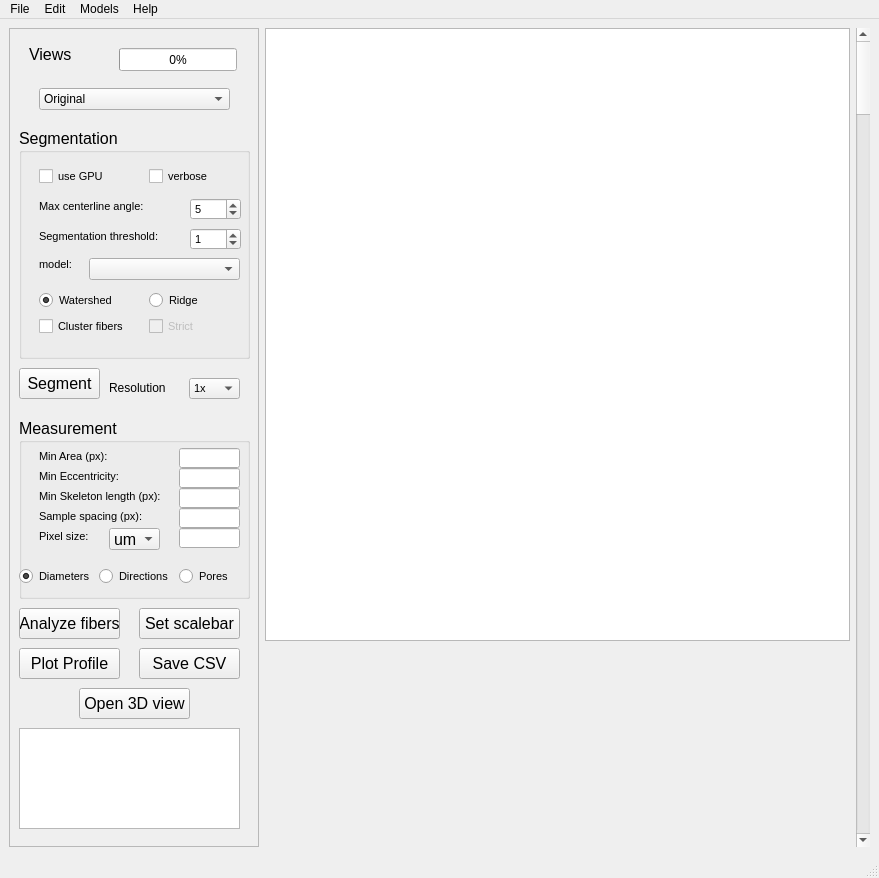
<?xml version="1.0" encoding="UTF-8"?>
<ui version="4.0">
 <class>MainWindow</class>
 <widget class="QMainWindow" name="MainWindow">
  <property name="geometry">
   <rect>
    <x>0</x>
    <y>0</y>
    <width>879</width>
    <height>878</height>
   </rect>
  </property>
  <property name="windowTitle">
   <string/>
  </property>
  <widget class="QWidget" name="centralwidget">
   <layout class="QHBoxLayout" name="horizontalLayout">
    <item>
     <widget class="QFrame" name="frame">
      <property name="minimumSize">
       <size>
        <width>250</width>
        <height>0</height>
       </size>
      </property>
      <property name="frameShape">
       <enum>QFrame::Shape::StyledPanel</enum>
      </property>
      <property name="frameShadow">
       <enum>QFrame::Shadow::Raised</enum>
      </property>
      <widget class="QPushButton" name="btn_segment">
       <property name="geometry">
        <rect>
         <x>10</x>
         <y>340</y>
         <width>81</width>
         <height>31</height>
        </rect>
       </property>
       <property name="font">
        <font>
         <pointsize>12</pointsize>
        </font>
       </property>
       <property name="text">
        <string>Segment</string>
       </property>
      </widget>
      <widget class="QPushButton" name="btn_analyze_fibers">
       <property name="geometry">
        <rect>
         <x>10</x>
         <y>580</y>
         <width>101</width>
         <height>31</height>
        </rect>
       </property>
       <property name="font">
        <font>
         <pointsize>12</pointsize>
        </font>
       </property>
       <property name="text">
        <string>Analyze fibers</string>
       </property>
      </widget>
      <widget class="QPushButton" name="btn_open_3d">
       <property name="geometry">
        <rect>
         <x>70</x>
         <y>660</y>
         <width>111</width>
         <height>31</height>
        </rect>
       </property>
       <property name="font">
        <font>
         <pointsize>12</pointsize>
        </font>
       </property>
       <property name="text">
        <string>Open 3D view</string>
       </property>
      </widget>
      <widget class="QGroupBox" name="groupBox_measurement">
       <property name="geometry">
        <rect>
         <x>10</x>
         <y>390</y>
         <width>231</width>
         <height>181</height>
        </rect>
       </property>
       <property name="font">
        <font>
         <pointsize>12</pointsize>
        </font>
       </property>
       <property name="title">
        <string>Measurement</string>
       </property>
       <widget class="QLabel" name="label_7">
        <property name="geometry">
         <rect>
          <x>20</x>
          <y>30</y>
          <width>121</width>
          <height>16</height>
         </rect>
        </property>
        <property name="font">
         <font>
          <pointsize>8</pointsize>
         </font>
        </property>
        <property name="text">
         <string>Min Area (px):</string>
        </property>
       </widget>
       <widget class="QLabel" name="label_15">
        <property name="geometry">
         <rect>
          <x>20</x>
          <y>50</y>
          <width>131</width>
          <height>16</height>
         </rect>
        </property>
        <property name="font">
         <font>
          <pointsize>8</pointsize>
         </font>
        </property>
        <property name="text">
         <string>Min Eccentricity:</string>
        </property>
       </widget>
       <widget class="QLabel" name="label_16">
        <property name="geometry">
         <rect>
          <x>20</x>
          <y>70</y>
          <width>121</width>
          <height>16</height>
         </rect>
        </property>
        <property name="font">
         <font>
          <pointsize>8</pointsize>
         </font>
        </property>
        <property name="text">
         <string>Min Skeleton length (px):</string>
        </property>
       </widget>
       <widget class="QLabel" name="label_17">
        <property name="geometry">
         <rect>
          <x>20</x>
          <y>90</y>
          <width>121</width>
          <height>16</height>
         </rect>
        </property>
        <property name="font">
         <font>
          <pointsize>8</pointsize>
         </font>
        </property>
        <property name="text">
         <string>Sample spacing (px):</string>
        </property>
       </widget>
       <widget class="QLabel" name="label_18">
        <property name="geometry">
         <rect>
          <x>20</x>
          <y>110</y>
          <width>101</width>
          <height>16</height>
         </rect>
        </property>
        <property name="font">
         <font>
          <pointsize>8</pointsize>
         </font>
        </property>
        <property name="text">
         <string>Pixel size:</string>
        </property>
       </widget>
       <widget class="QLineEdit" name="le_minarea">
        <property name="geometry">
         <rect>
          <x>160</x>
          <y>30</y>
          <width>61</width>
          <height>20</height>
         </rect>
        </property>
        <property name="font">
         <font>
          <pointsize>8</pointsize>
         </font>
        </property>
       </widget>
       <widget class="QLineEdit" name="le_mineccentricity">
        <property name="geometry">
         <rect>
          <x>160</x>
          <y>50</y>
          <width>61</width>
          <height>20</height>
         </rect>
        </property>
        <property name="font">
         <font>
          <pointsize>8</pointsize>
         </font>
        </property>
       </widget>
       <widget class="QLineEdit" name="le_minskeletonlen">
        <property name="geometry">
         <rect>
          <x>160</x>
          <y>70</y>
          <width>61</width>
          <height>20</height>
         </rect>
        </property>
        <property name="font">
         <font>
          <pointsize>8</pointsize>
         </font>
        </property>
       </widget>
       <widget class="QLineEdit" name="le_samspacing">
        <property name="geometry">
         <rect>
          <x>160</x>
          <y>90</y>
          <width>61</width>
          <height>20</height>
         </rect>
        </property>
        <property name="font">
         <font>
          <pointsize>8</pointsize>
         </font>
        </property>
       </widget>
       <widget class="QLineEdit" name="le_pixelsize">
        <property name="geometry">
         <rect>
          <x>160</x>
          <y>110</y>
          <width>61</width>
          <height>20</height>
         </rect>
        </property>
        <property name="font">
         <font>
          <pointsize>8</pointsize>
         </font>
        </property>
       </widget>
       <widget class="QRadioButton" name="rb_show_diam">
        <property name="geometry">
         <rect>
          <x>0</x>
          <y>150</y>
          <width>71</width>
          <height>17</height>
         </rect>
        </property>
        <property name="font">
         <font>
          <pointsize>8</pointsize>
         </font>
        </property>
        <property name="text">
         <string>Diameters</string>
        </property>
        <property name="checked">
         <bool>true</bool>
        </property>
       </widget>
       <widget class="QRadioButton" name="rb_show_direct">
        <property name="geometry">
         <rect>
          <x>80</x>
          <y>150</y>
          <width>71</width>
          <height>17</height>
         </rect>
        </property>
        <property name="font">
         <font>
          <pointsize>8</pointsize>
         </font>
        </property>
        <property name="text">
         <string>Directions</string>
        </property>
       </widget>
       <widget class="QComboBox" name="cb_units">
        <property name="geometry">
         <rect>
          <x>90</x>
          <y>110</y>
          <width>51</width>
          <height>22</height>
         </rect>
        </property>
        <item>
         <property name="text">
          <string>um</string>
         </property>
        </item>
        <item>
         <property name="text">
          <string>nm</string>
         </property>
        </item>
        <item>
         <property name="text">
          <string>mm</string>
         </property>
        </item>
        <item>
         <property name="text">
          <string>m</string>
         </property>
        </item>
       </widget>
       <widget class="QRadioButton" name="rb_show_pores">
        <property name="geometry">
         <rect>
          <x>160</x>
          <y>150</y>
          <width>71</width>
          <height>17</height>
         </rect>
        </property>
        <property name="font">
         <font>
          <pointsize>8</pointsize>
         </font>
        </property>
        <property name="text">
         <string>Pores</string>
        </property>
       </widget>
      </widget>
      <widget class="QPushButton" name="btn_save_csv">
       <property name="geometry">
        <rect>
         <x>130</x>
         <y>620</y>
         <width>101</width>
         <height>31</height>
        </rect>
       </property>
       <property name="font">
        <font>
         <pointsize>12</pointsize>
        </font>
       </property>
       <property name="text">
        <string>Save CSV</string>
       </property>
      </widget>
      <widget class="QGroupBox" name="groupBox_segmentation">
       <property name="geometry">
        <rect>
         <x>10</x>
         <y>100</y>
         <width>231</width>
         <height>231</height>
        </rect>
       </property>
       <property name="font">
        <font>
         <pointsize>12</pointsize>
        </font>
       </property>
       <property name="title">
        <string>Segmentation</string>
       </property>
       <widget class="QCheckBox" name="chb_usegpu">
        <property name="geometry">
         <rect>
          <x>20</x>
          <y>40</y>
          <width>101</width>
          <height>17</height>
         </rect>
        </property>
        <property name="font">
         <font>
          <pointsize>8</pointsize>
         </font>
        </property>
        <property name="text">
         <string>use GPU</string>
        </property>
       </widget>
       <widget class="QCheckBox" name="chb_verbose">
        <property name="geometry">
         <rect>
          <x>130</x>
          <y>40</y>
          <width>81</width>
          <height>17</height>
         </rect>
        </property>
        <property name="font">
         <font>
          <pointsize>8</pointsize>
         </font>
        </property>
        <property name="text">
         <string>verbose</string>
        </property>
       </widget>
       <widget class="QLabel" name="label_5">
        <property name="geometry">
         <rect>
          <x>20</x>
          <y>70</y>
          <width>121</width>
          <height>16</height>
         </rect>
        </property>
        <property name="font">
         <font>
          <pointsize>8</pointsize>
         </font>
        </property>
        <property name="text">
         <string>Max centerline angle:</string>
        </property>
       </widget>
       <widget class="QLabel" name="label_6">
        <property name="geometry">
         <rect>
          <x>20</x>
          <y>100</y>
          <width>131</width>
          <height>16</height>
         </rect>
        </property>
        <property name="font">
         <font>
          <pointsize>8</pointsize>
         </font>
        </property>
        <property name="text">
         <string>Segmentation threshold:</string>
        </property>
       </widget>
       <widget class="QSpinBox" name="sp_max_cent_angle">
        <property name="geometry">
         <rect>
          <x>171</x>
          <y>70</y>
          <width>51</width>
          <height>22</height>
         </rect>
        </property>
        <property name="font">
         <font>
          <pointsize>8</pointsize>
         </font>
        </property>
        <property name="maximum">
         <number>255</number>
        </property>
        <property name="value">
         <number>5</number>
        </property>
       </widget>
       <widget class="QSpinBox" name="sp_segm_threshold">
        <property name="geometry">
         <rect>
          <x>171</x>
          <y>100</y>
          <width>51</width>
          <height>22</height>
         </rect>
        </property>
        <property name="font">
         <font>
          <pointsize>8</pointsize>
         </font>
        </property>
        <property name="maximum">
         <number>255</number>
        </property>
        <property name="value">
         <number>1</number>
        </property>
       </widget>
       <widget class="QComboBox" name="cb_model">
        <property name="geometry">
         <rect>
          <x>70</x>
          <y>130</y>
          <width>151</width>
          <height>22</height>
         </rect>
        </property>
        <property name="font">
         <font>
          <pointsize>8</pointsize>
         </font>
        </property>
       </widget>
       <widget class="QLabel" name="label_4">
        <property name="geometry">
         <rect>
          <x>20</x>
          <y>130</y>
          <width>47</width>
          <height>13</height>
         </rect>
        </property>
        <property name="font">
         <font>
          <pointsize>8</pointsize>
         </font>
        </property>
        <property name="text">
         <string>model:</string>
        </property>
       </widget>
       <widget class="QCheckBox" name="chb_cluster">
        <property name="geometry">
         <rect>
          <x>20</x>
          <y>190</y>
          <width>91</width>
          <height>17</height>
         </rect>
        </property>
        <property name="font">
         <font>
          <pointsize>8</pointsize>
         </font>
        </property>
        <property name="text">
         <string>Cluster fibers</string>
        </property>
       </widget>
       <widget class="QRadioButton" name="rb_watershed">
        <property name="enabled">
         <bool>true</bool>
        </property>
        <property name="geometry">
         <rect>
          <x>20</x>
          <y>160</y>
          <width>81</width>
          <height>25</height>
         </rect>
        </property>
        <property name="font">
         <font>
          <pointsize>8</pointsize>
         </font>
        </property>
        <property name="text">
         <string>Watershed</string>
        </property>
        <property name="checked">
         <bool>true</bool>
        </property>
       </widget>
       <widget class="QRadioButton" name="rb_ridge">
        <property name="geometry">
         <rect>
          <x>130</x>
          <y>160</y>
          <width>81</width>
          <height>25</height>
         </rect>
        </property>
        <property name="font">
         <font>
          <pointsize>8</pointsize>
         </font>
        </property>
        <property name="text">
         <string>Ridge</string>
        </property>
       </widget>
       <widget class="QCheckBox" name="chb_strict">
        <property name="enabled">
         <bool>false</bool>
        </property>
        <property name="geometry">
         <rect>
          <x>130</x>
          <y>190</y>
          <width>51</width>
          <height>17</height>
         </rect>
        </property>
        <property name="font">
         <font>
          <pointsize>8</pointsize>
         </font>
        </property>
        <property name="text">
         <string>Strict</string>
        </property>
       </widget>
      </widget>
      <widget class="QProgressBar" name="progress_bar">
       <property name="geometry">
        <rect>
         <x>110</x>
         <y>20</y>
         <width>118</width>
         <height>23</height>
        </rect>
       </property>
       <property name="value">
        <number>0</number>
       </property>
      </widget>
      <widget class="QPlainTextEdit" name="text_edit2">
       <property name="geometry">
        <rect>
         <x>10</x>
         <y>700</y>
         <width>221</width>
         <height>101</height>
        </rect>
       </property>
      </widget>
      <widget class="QComboBox" name="cb_view">
       <property name="geometry">
        <rect>
         <x>30</x>
         <y>60</y>
         <width>191</width>
         <height>22</height>
        </rect>
       </property>
       <item>
        <property name="text">
         <string>Original</string>
        </property>
       </item>
       <item>
        <property name="text">
         <string>DT</string>
        </property>
       </item>
       <item>
        <property name="text">
         <string>gx</string>
        </property>
       </item>
       <item>
        <property name="text">
         <string>gy</string>
        </property>
       </item>
       <item>
        <property name="text">
         <string>Laplacian</string>
        </property>
       </item>
       <item>
        <property name="text">
         <string>Centerlines</string>
        </property>
       </item>
       <item>
        <property name="text">
         <string>Segmentation</string>
        </property>
       </item>
       <item>
        <property name="text">
         <string>Overlay</string>
        </property>
       </item>
       <item>
        <property name="text">
         <string>Sampling</string>
        </property>
       </item>
       <item>
        <property name="text">
         <string>Measurements overlay</string>
        </property>
       </item>
      </widget>
      <widget class="QLabel" name="label">
       <property name="geometry">
        <rect>
         <x>20</x>
         <y>20</y>
         <width>47</width>
         <height>13</height>
        </rect>
       </property>
       <property name="font">
        <font>
         <pointsize>12</pointsize>
        </font>
       </property>
       <property name="text">
        <string>Views</string>
       </property>
      </widget>
      <widget class="QPushButton" name="btn_plot_profile">
       <property name="geometry">
        <rect>
         <x>10</x>
         <y>620</y>
         <width>101</width>
         <height>31</height>
        </rect>
       </property>
       <property name="font">
        <font>
         <pointsize>12</pointsize>
        </font>
       </property>
       <property name="text">
        <string>Plot Profile</string>
       </property>
      </widget>
      <widget class="QPushButton" name="btn_set_scalebar">
       <property name="geometry">
        <rect>
         <x>130</x>
         <y>580</y>
         <width>101</width>
         <height>31</height>
        </rect>
       </property>
       <property name="font">
        <font>
         <pointsize>12</pointsize>
        </font>
       </property>
       <property name="text">
        <string>Set scalebar</string>
       </property>
      </widget>
      <widget class="QComboBox" name="cb_scale">
       <property name="geometry">
        <rect>
         <x>180</x>
         <y>350</y>
         <width>51</width>
         <height>21</height>
        </rect>
       </property>
       <property name="font">
        <font>
         <pointsize>8</pointsize>
        </font>
       </property>
       <item>
        <property name="text">
         <string>1x</string>
        </property>
       </item>
      </widget>
      <widget class="QLabel" name="label_2">
       <property name="geometry">
        <rect>
         <x>100</x>
         <y>349</y>
         <width>81</width>
         <height>21</height>
        </rect>
       </property>
       <property name="text">
        <string>Resolution</string>
       </property>
      </widget>
      <zorder>groupBox_segmentation</zorder>
      <zorder>btn_segment</zorder>
      <zorder>btn_analyze_fibers</zorder>
      <zorder>btn_open_3d</zorder>
      <zorder>groupBox_measurement</zorder>
      <zorder>btn_save_csv</zorder>
      <zorder>progress_bar</zorder>
      <zorder>text_edit2</zorder>
      <zorder>cb_view</zorder>
      <zorder>label</zorder>
      <zorder>btn_plot_profile</zorder>
      <zorder>btn_set_scalebar</zorder>
      <zorder>cb_scale</zorder>
      <zorder>label_2</zorder>
     </widget>
    </item>
    <item>
     <layout class="QVBoxLayout" name="verticalLayout_2">
      <item>
       <widget class="QGraphicsView" name="graphicsView">
        <property name="minimumSize">
         <size>
          <width>493</width>
          <height>500</height>
         </size>
        </property>
       </widget>
      </item>
      <item>
       <layout class="QGridLayout" name="gridLayout">
        <item row="0" column="1">
         <widget class="PlotWidget" name="graph_angles" native="true">
          <property name="minimumSize">
           <size>
            <width>0</width>
            <height>200</height>
           </size>
          </property>
          <property name="maximumSize">
           <size>
            <width>10000</width>
            <height>300</height>
           </size>
          </property>
         </widget>
        </item>
        <item row="0" column="0">
         <widget class="PlotWidget" name="graph_diameters" native="true">
          <property name="minimumSize">
           <size>
            <width>0</width>
            <height>200</height>
           </size>
          </property>
          <property name="maximumSize">
           <size>
            <width>16777215</width>
            <height>300</height>
           </size>
          </property>
         </widget>
        </item>
       </layout>
      </item>
     </layout>
    </item>
    <item>
     <widget class="QScrollBar" name="z_scroll">
      <property name="orientation">
       <enum>Qt::Orientation::Vertical</enum>
      </property>
     </widget>
    </item>
   </layout>
  </widget>
  <widget class="QMenuBar" name="menubar">
   <property name="geometry">
    <rect>
     <x>0</x>
     <y>0</y>
     <width>879</width>
     <height>22</height>
    </rect>
   </property>
   <widget class="QMenu" name="menuFile">
    <property name="title">
     <string>File</string>
    </property>
    <addaction name="action_load_image"/>
    <addaction name="action_save_masks_predictions"/>
    <addaction name="action_save_measurements"/>
    <addaction name="action_batch_processing"/>
   </widget>
   <widget class="QMenu" name="menuEdit">
    <property name="title">
     <string>Edit</string>
    </property>
   </widget>
   <widget class="QMenu" name="menuHelp">
    <property name="title">
     <string>Models</string>
    </property>
    <addaction name="actionAdd_custom_torch_model"/>
    <addaction name="actionRemove_torch_model"/>
   </widget>
   <widget class="QMenu" name="menuHelp_2">
    <property name="title">
     <string>Help</string>
    </property>
   </widget>
   <addaction name="menuFile"/>
   <addaction name="menuEdit"/>
   <addaction name="menuHelp"/>
   <addaction name="menuHelp_2"/>
  </widget>
  <widget class="QStatusBar" name="statusbar"/>
  <action name="action_load_image">
   <property name="text">
    <string>Load image (*.tif, *.png, *.jpg)</string>
   </property>
  </action>
  <action name="action_save_masks_predictions">
   <property name="text">
    <string>Save masks and predictions</string>
   </property>
  </action>
  <action name="action_save_measurements">
   <property name="text">
    <string>Save fiber measurements (CSV)</string>
   </property>
  </action>
  <action name="actionAdd_custom_torch_model">
   <property name="text">
    <string>Add torch model</string>
   </property>
  </action>
  <action name="actionRemove_torch_model">
   <property name="text">
    <string>Remove torch model</string>
   </property>
  </action>
  <action name="action_batch_processing">
   <property name="text">
    <string>Load folder (batch processing)</string>
   </property>
  </action>
 </widget>
 <customwidgets>
  <customwidget>
   <class>PlotWidget</class>
   <extends>QWidget</extends>
   <header>pyqtgraph</header>
   <container>1</container>
  </customwidget>
 </customwidgets>
 <resources/>
 <connections/>
</ui>
